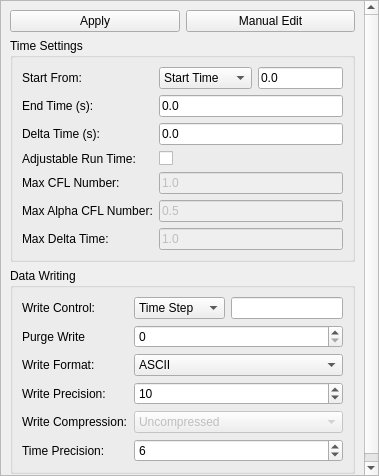
<?xml version="1.0" encoding="UTF-8"?>
<ui version="4.0">
 <class>runTimeControlsUI</class>
 <widget class="QScrollArea" name="runTimeControlsUI">
  <property name="geometry">
   <rect>
    <x>0</x>
    <y>0</y>
    <width>379</width>
    <height>476</height>
   </rect>
  </property>
  <property name="font">
   <font>
    <pointsize>9</pointsize>
   </font>
  </property>
  <property name="windowTitle">
   <string>ScrollArea</string>
  </property>
  <property name="widgetResizable">
   <bool>true</bool>
  </property>
  <widget class="QWidget" name="scrollAreaWidgetContents">
   <property name="geometry">
    <rect>
     <x>0</x>
     <y>-50</y>
     <width>361</width>
     <height>524</height>
    </rect>
   </property>
   <layout class="QVBoxLayout" name="verticalLayout">
    <item>
     <layout class="QHBoxLayout" name="horizontalLayout">
      <item>
       <widget class="QPushButton" name="pushButton">
        <property name="text">
         <string>Apply</string>
        </property>
        <property name="icon">
         <iconset>
          <normaloff>images/fromHelyx/fileSave16.png</normaloff>images/fromHelyx/fileSave16.png</iconset>
        </property>
       </widget>
      </item>
      <item>
       <widget class="QPushButton" name="pushButton_2">
        <property name="text">
         <string>Manual Edit</string>
        </property>
        <property name="icon">
         <iconset>
          <normaloff>images/fromHelyx/edit16.png</normaloff>images/fromHelyx/edit16.png</iconset>
        </property>
       </widget>
      </item>
     </layout>
    </item>
    <item>
     <widget class="QGroupBox" name="groupBox">
      <property name="title">
       <string>Time Settings</string>
      </property>
      <layout class="QGridLayout" name="gridLayout">
       <item row="6" column="1" colspan="2">
        <widget class="QLineEdit" name="max_cfl">
         <property name="enabled">
          <bool>false</bool>
         </property>
         <property name="text">
          <string>1.0</string>
         </property>
        </widget>
       </item>
       <item row="8" column="0">
        <widget class="QLabel" name="label_7">
         <property name="text">
          <string>Max Delta Time:</string>
         </property>
        </widget>
       </item>
       <item row="3" column="1" colspan="2">
        <widget class="QLineEdit" name="delta_time">
         <property name="text">
          <string>0.0</string>
         </property>
        </widget>
       </item>
       <item row="1" column="0">
        <widget class="QLabel" name="label">
         <property name="font">
          <font>
           <pointsize>9</pointsize>
          </font>
         </property>
         <property name="text">
          <string>Start From: </string>
         </property>
        </widget>
       </item>
       <item row="8" column="1" colspan="2">
        <widget class="QLineEdit" name="max_deltat">
         <property name="enabled">
          <bool>false</bool>
         </property>
         <property name="text">
          <string>1.0</string>
         </property>
        </widget>
       </item>
       <item row="2" column="1" colspan="2">
        <widget class="QLineEdit" name="end_time">
         <property name="text">
          <string>0.0</string>
         </property>
        </widget>
       </item>
       <item row="6" column="0">
        <widget class="QLabel" name="label_5">
         <property name="text">
          <string>Max CFL Number:</string>
         </property>
        </widget>
       </item>
       <item row="7" column="0">
        <widget class="QLabel" name="label_6">
         <property name="text">
          <string>Max Alpha CFL Number:</string>
         </property>
        </widget>
       </item>
       <item row="4" column="1" colspan="2">
        <widget class="QCheckBox" name="adjustable">
         <property name="text">
          <string/>
         </property>
        </widget>
       </item>
       <item row="3" column="0">
        <widget class="QLabel" name="label_3">
         <property name="text">
          <string>Delta Time (s):</string>
         </property>
        </widget>
       </item>
       <item row="2" column="0">
        <widget class="QLabel" name="label_2">
         <property name="text">
          <string>End Time (s):</string>
         </property>
        </widget>
       </item>
       <item row="1" column="2">
        <widget class="QLineEdit" name="start_from">
         <property name="text">
          <string>0.0</string>
         </property>
        </widget>
       </item>
       <item row="4" column="0">
        <widget class="QLabel" name="label_4">
         <property name="text">
          <string>Adjustable Run Time:</string>
         </property>
        </widget>
       </item>
       <item row="7" column="1" colspan="2">
        <widget class="QLineEdit" name="max_cfl_alpha">
         <property name="enabled">
          <bool>false</bool>
         </property>
         <property name="text">
          <string>0.5</string>
         </property>
        </widget>
       </item>
       <item row="1" column="1">
        <widget class="QComboBox" name="cb_start_from">
         <item>
          <property name="text">
           <string>Start Time</string>
          </property>
         </item>
         <item>
          <property name="text">
           <string>First Time</string>
          </property>
         </item>
         <item>
          <property name="text">
           <string>Latest Time</string>
          </property>
         </item>
        </widget>
       </item>
      </layout>
     </widget>
    </item>
    <item>
     <widget class="QGroupBox" name="groupBox_2">
      <property name="title">
       <string>Data Writing</string>
      </property>
      <layout class="QGridLayout" name="gridLayout_2">
       <item row="2" column="1">
        <widget class="QLabel" name="label_8">
         <property name="text">
          <string>Write Control:</string>
         </property>
        </widget>
       </item>
       <item row="6" column="1">
        <widget class="QLabel" name="label_12">
         <property name="text">
          <string>Write Compression:</string>
         </property>
        </widget>
       </item>
       <item row="3" column="2" colspan="2">
        <widget class="QSpinBox" name="purge">
         <property name="readOnly">
          <bool>false</bool>
         </property>
        </widget>
       </item>
       <item row="2" column="2">
        <widget class="QComboBox" name="cb_write_control">
         <property name="maximumSize">
          <size>
           <width>250</width>
           <height>16777215</height>
          </size>
         </property>
         <item>
          <property name="text">
           <string>Time Step</string>
          </property>
         </item>
         <item>
          <property name="text">
           <string>Run Time</string>
          </property>
         </item>
         <item>
          <property name="text">
           <string>Clock Time</string>
          </property>
         </item>
        </widget>
       </item>
       <item row="5" column="1">
        <widget class="QLabel" name="label_11">
         <property name="text">
          <string>Write Precision:</string>
         </property>
        </widget>
       </item>
       <item row="2" column="3">
        <widget class="QLineEdit" name="write_control"/>
       </item>
       <item row="4" column="1">
        <widget class="QLabel" name="label_10">
         <property name="text">
          <string>Write Format:</string>
         </property>
        </widget>
       </item>
       <item row="3" column="1">
        <widget class="QLabel" name="label_9">
         <property name="text">
          <string>Purge Write</string>
         </property>
        </widget>
       </item>
       <item row="7" column="1">
        <widget class="QLabel" name="label_13">
         <property name="text">
          <string>Time Precision:</string>
         </property>
        </widget>
       </item>
       <item row="4" column="2" colspan="2">
        <widget class="QComboBox" name="format">
         <item>
          <property name="text">
           <string>ASCII</string>
          </property>
         </item>
         <item>
          <property name="text">
           <string>Binary</string>
          </property>
         </item>
        </widget>
       </item>
       <item row="5" column="2" colspan="2">
        <widget class="QSpinBox" name="precision">
         <property name="minimum">
          <number>1</number>
         </property>
         <property name="maximum">
          <number>16</number>
         </property>
         <property name="value">
          <number>10</number>
         </property>
        </widget>
       </item>
       <item row="6" column="2" colspan="2">
        <widget class="QComboBox" name="compression">
         <property name="enabled">
          <bool>false</bool>
         </property>
         <item>
          <property name="text">
           <string>Uncompressed</string>
          </property>
         </item>
         <item>
          <property name="text">
           <string>Compressed</string>
          </property>
         </item>
        </widget>
       </item>
       <item row="7" column="2" colspan="2">
        <widget class="QSpinBox" name="precision_time">
         <property name="minimum">
          <number>1</number>
         </property>
         <property name="maximum">
          <number>10</number>
         </property>
         <property name="value">
          <number>6</number>
         </property>
        </widget>
       </item>
      </layout>
      <zorder>label_8</zorder>
      <zorder>cb_write_control</zorder>
      <zorder>write_control</zorder>
      <zorder>label_9</zorder>
      <zorder>purge</zorder>
      <zorder>label_10</zorder>
      <zorder>label_11</zorder>
      <zorder>label_12</zorder>
      <zorder>label_13</zorder>
      <zorder>format</zorder>
      <zorder>precision</zorder>
      <zorder>compression</zorder>
      <zorder>precision_time</zorder>
     </widget>
    </item>
    <item>
     <spacer name="verticalSpacer">
      <property name="orientation">
       <enum>Qt::Vertical</enum>
      </property>
      <property name="sizeHint" stdset="0">
       <size>
        <width>20</width>
        <height>40</height>
       </size>
      </property>
     </spacer>
    </item>
   </layout>
  </widget>
 </widget>
 <resources/>
 <connections>
  <connection>
   <sender>cb_start_from</sender>
   <signal>currentIndexChanged(int)</signal>
   <receiver>runTimeControlsUI</receiver>
   <slot>onChange1()</slot>
   <hints>
    <hint type="sourcelabel">
     <x>257</x>
     <y>44</y>
    </hint>
    <hint type="destinationlabel">
     <x>5</x>
     <y>218</y>
    </hint>
   </hints>
  </connection>
  <connection>
   <sender>adjustable</sender>
   <signal>stateChanged(int)</signal>
   <receiver>runTimeControlsUI</receiver>
   <slot>onChange2()</slot>
   <hints>
    <hint type="sourcelabel">
     <x>330</x>
     <y>133</y>
    </hint>
    <hint type="destinationlabel">
     <x>4</x>
     <y>183</y>
    </hint>
   </hints>
  </connection>
  <connection>
   <sender>pushButton</sender>
   <signal>pressed()</signal>
   <receiver>runTimeControlsUI</receiver>
   <slot>aplicar()</slot>
   <hints>
    <hint type="sourcelabel">
     <x>115</x>
     <y>-24</y>
    </hint>
    <hint type="destinationlabel">
     <x>7</x>
     <y>53</y>
    </hint>
   </hints>
  </connection>
  <connection>
   <sender>pushButton_2</sender>
   <signal>pressed()</signal>
   <receiver>runTimeControlsUI</receiver>
   <slot>editar()</slot>
   <hints>
    <hint type="sourcelabel">
     <x>351</x>
     <y>-25</y>
    </hint>
    <hint type="destinationlabel">
     <x>5</x>
     <y>34</y>
    </hint>
   </hints>
  </connection>
  <connection>
   <sender>cb_start_from</sender>
   <signal>currentIndexChanged(int)</signal>
   <receiver>runTimeControlsUI</receiver>
   <slot>onChangeSomething()</slot>
   <hints>
    <hint type="sourcelabel">
     <x>257</x>
     <y>44</y>
    </hint>
    <hint type="destinationlabel">
     <x>152</x>
     <y>39</y>
    </hint>
   </hints>
  </connection>
  <connection>
   <sender>start_from</sender>
   <signal>textChanged(QString)</signal>
   <receiver>runTimeControlsUI</receiver>
   <slot>onChangeSomething()</slot>
   <hints>
    <hint type="sourcelabel">
     <x>343</x>
     <y>44</y>
    </hint>
    <hint type="destinationlabel">
     <x>356</x>
     <y>30</y>
    </hint>
   </hints>
  </connection>
  <connection>
   <sender>end_time</sender>
   <signal>textChanged(QString)</signal>
   <receiver>runTimeControlsUI</receiver>
   <slot>onChangeSomething()</slot>
   <hints>
    <hint type="sourcelabel">
     <x>343</x>
     <y>75</y>
    </hint>
    <hint type="destinationlabel">
     <x>355</x>
     <y>81</y>
    </hint>
   </hints>
  </connection>
  <connection>
   <sender>delta_time</sender>
   <signal>textChanged(QString)</signal>
   <receiver>runTimeControlsUI</receiver>
   <slot>onChangeSomething()</slot>
   <hints>
    <hint type="sourcelabel">
     <x>343</x>
     <y>106</y>
    </hint>
    <hint type="destinationlabel">
     <x>356</x>
     <y>140</y>
    </hint>
   </hints>
  </connection>
  <connection>
   <sender>adjustable</sender>
   <signal>stateChanged(int)</signal>
   <receiver>runTimeControlsUI</receiver>
   <slot>onChangeSomething()</slot>
   <hints>
    <hint type="sourcelabel">
     <x>343</x>
     <y>133</y>
    </hint>
    <hint type="destinationlabel">
     <x>355</x>
     <y>179</y>
    </hint>
   </hints>
  </connection>
  <connection>
   <sender>max_cfl</sender>
   <signal>textChanged(QString)</signal>
   <receiver>runTimeControlsUI</receiver>
   <slot>onChangeSomething()</slot>
   <hints>
    <hint type="sourcelabel">
     <x>343</x>
     <y>164</y>
    </hint>
    <hint type="destinationlabel">
     <x>360</x>
     <y>219</y>
    </hint>
   </hints>
  </connection>
  <connection>
   <sender>max_cfl_alpha</sender>
   <signal>textChanged(QString)</signal>
   <receiver>runTimeControlsUI</receiver>
   <slot>onChangeSomething()</slot>
   <hints>
    <hint type="sourcelabel">
     <x>343</x>
     <y>195</y>
    </hint>
    <hint type="destinationlabel">
     <x>359</x>
     <y>247</y>
    </hint>
   </hints>
  </connection>
  <connection>
   <sender>max_deltat</sender>
   <signal>textChanged(QString)</signal>
   <receiver>runTimeControlsUI</receiver>
   <slot>onChangeSomething()</slot>
   <hints>
    <hint type="sourcelabel">
     <x>343</x>
     <y>226</y>
    </hint>
    <hint type="destinationlabel">
     <x>356</x>
     <y>281</y>
    </hint>
   </hints>
  </connection>
  <connection>
   <sender>cb_write_control</sender>
   <signal>currentIndexChanged(int)</signal>
   <receiver>runTimeControlsUI</receiver>
   <slot>onChangeSomething()</slot>
   <hints>
    <hint type="sourcelabel">
     <x>230</x>
     <y>293</y>
    </hint>
    <hint type="destinationlabel">
     <x>361</x>
     <y>313</y>
    </hint>
   </hints>
  </connection>
  <connection>
   <sender>write_control</sender>
   <signal>textChanged(QString)</signal>
   <receiver>runTimeControlsUI</receiver>
   <slot>onChangeSomething()</slot>
   <hints>
    <hint type="sourcelabel">
     <x>343</x>
     <y>293</y>
    </hint>
    <hint type="destinationlabel">
     <x>362</x>
     <y>338</y>
    </hint>
   </hints>
  </connection>
  <connection>
   <sender>purge</sender>
   <signal>valueChanged(int)</signal>
   <receiver>runTimeControlsUI</receiver>
   <slot>onChangeSomething()</slot>
   <hints>
    <hint type="sourcelabel">
     <x>343</x>
     <y>324</y>
    </hint>
    <hint type="destinationlabel">
     <x>357</x>
     <y>370</y>
    </hint>
   </hints>
  </connection>
  <connection>
   <sender>format</sender>
   <signal>currentIndexChanged(int)</signal>
   <receiver>runTimeControlsUI</receiver>
   <slot>onChangeSomething()</slot>
   <hints>
    <hint type="sourcelabel">
     <x>343</x>
     <y>355</y>
    </hint>
    <hint type="destinationlabel">
     <x>354</x>
     <y>400</y>
    </hint>
   </hints>
  </connection>
  <connection>
   <sender>precision</sender>
   <signal>valueChanged(int)</signal>
   <receiver>runTimeControlsUI</receiver>
   <slot>onChangeSomething()</slot>
   <hints>
    <hint type="sourcelabel">
     <x>343</x>
     <y>386</y>
    </hint>
    <hint type="destinationlabel">
     <x>355</x>
     <y>427</y>
    </hint>
   </hints>
  </connection>
  <connection>
   <sender>compression</sender>
   <signal>currentIndexChanged(int)</signal>
   <receiver>runTimeControlsUI</receiver>
   <slot>onChangeSomething()</slot>
   <hints>
    <hint type="sourcelabel">
     <x>343</x>
     <y>417</y>
    </hint>
    <hint type="destinationlabel">
     <x>356</x>
     <y>455</y>
    </hint>
   </hints>
  </connection>
 </connections>
 <slots>
  <slot>aplicar()</slot>
  <slot>onChange1()</slot>
  <slot>onChange2()</slot>
  <slot>editar()</slot>
  <slot>onChangeSomething()</slot>
 </slots>
</ui>
